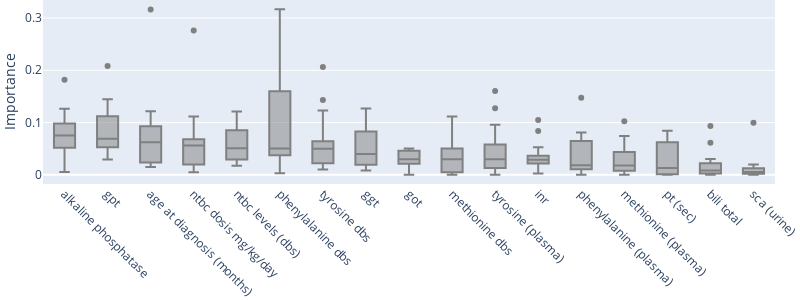

Notebook cell for this chart:
### Code cell
import plotly.express as px
import numpy as np

df_ranks_long = df_ranks_abnormal.T
order = df_ranks_long.rank(axis="columns", ascending=False).median(axis="rows").sort_values().index
#df_ranks_long["auc_score"] = AUCs
df = df_ranks_long
import plotly.graph_objects as go

# Calculate the median of each variable and sort the columns in descending order
median_values = df.median().sort_values(ascending=False)
sorted_columns = median_values.index

# Create a list to store the box traces
box_traces = []

# Iterate over each sorted column
for column in sorted_columns:
    # Create a box trace for each variable
    box_trace = go.Box(
        y=df[column],
        name=column,
        marker_color='gray',  # Set the marker color to gray
        showlegend=False  # Hide the legend
    )
    # Add the box trace to the list
    box_traces.append(box_trace)

# Create the layout
layout = go.Layout(
    yaxis=dict(
        title='Importance'
    ),
    xaxis=dict(
        tickangle=45,  # Rotate the x-axis labels by 45 degrees
    ),
    autosize=False,  # Turn off autosizing
    width=800,  # Set the width of the figure
    height=300,  # Set the height of the figure
    margin=dict(
        l=0,  # Set left margin to 0
        r=0,  # Set right margin to 0
        t=0,  # Set top margin to 0
        b=0  # Set bottom margin to 0
    )
)

# Create the figure
fig = go.Figure(data=box_traces, layout=layout)

# Show the figure
fig.show()

### Figure 1 — Plotly figure (JSON) as saved in the notebook; plotly's stock layout.template omitted (floating-point values rounded to 4 significant figures)
{"data": [{"marker": {"color": "gray"}, "name": "alkaline phosphatase", "showlegend": false, "type": "box", "y": [0.00537, 0.02661, 0.1073, 0.04956, 0.01323, 0.0907, 0.09527, 0.05821, 0.07516, 0.06105, 0.1265, 0.08739, 0.09906, 0.182, 0.06378]}, {"marker": {"color": "gray"}, "name": "gpt", "showlegend": false, "type": "box", "y": [0.06404, 0.1216, 0.06877, 0.1147, 0.04607, 0.1444, 0.2083, 0.07096, 0.02907, 0.05346, 0.06272, 0.1034, 0.0414, 0.0942, 0.0525]}, {"marker": {"color": "gray"}, "name": "age at diagnosis (months)", "showlegend": false, "type": "box", "y": [0.06296, 0.084, 0.06211, 0.06106, 0.01805, 0.1006, 0.02007, 0.06669, 0.0607, 0.09607, 0.01772, 0.01484, 0.3161, 0.03479, 0.1216]}, {"marker": {"color": "gray"}, "name": "ntbc dosis mg/kg/day", "showlegend": false, "type": "box", "y": [0.0147, 0.2762, 0.061, 0.1117, 0.05733, 0.004736, 0.02891, 0.05596, 0.01609, 0.06212, 0.06991, 0.01648, 0.03777, 0.08636, 0.03081]}, {"marker": {"color": "gray"}, "name": "ntbc levels (dbs)", "showlegend": false, "type": "box", "y": [0.05087, 0.09977, 0.07316, 0.01746, 0.1098, 0.08913, 0.02389, 0.1209, 0.02123, 0.03633, 0.06863, 0.02668, 0.04537, 0.03774, 0.06358]}, {"marker": {"color": "gray"}, "name": "phenylalanine dbs", "showlegend": false, "type": "box", "y": [0.00791, 0.1077, 0.2183, 0.003194, 0.3169, 0.05048, 0.04693, 0.03581, 0.06212, 0.04233, 0.1771, 0.08667, 0.01726, 0.04562, 0.2666]}, {"marker": {"color": "gray"}, "name": "tyrosine dbs", "showlegend": false, "type": "box", "y": [0.02322, 0.03103, 0.05479, 0.06436, 0.06338, 0.123, 0.01025, 0.04781, 0.05001, 0.02065, 0.1433, 0.2065, 0.05134, 0.02003, 0.02157]}, {"marker": {"color": "gray"}, "name": "ggt", "showlegend": false, "type": "box", "y": [0.008558, 0.1031, 0.08479, 0.0953, 0.05263, 0.07319, 0.1268, 0.03997, 0.07754, 0.0189, 0.01608, 0.01995, 0.00832, 0.0359, 0.02258]}, {"marker": {"color": "gray"}, "name": "got", "showlegend": false, "type": "box", "y": [0.02349, 0, 0.03888, 0.02974, 0.03098, 0.02742, 0, 0.04878, 0.04821, 0.04863, 0.02085, 0.0501, 0.03729, 0.007935, 0.02119]}, {"marker": {"color": "gray"}, "name": "methionine dbs", "showlegend": false, "type": "box", "y": [0.04055, 0.1113, 0.02922, 0, 0.05265, 0.003529, 0.05283, 0.003277, 0.01102, 0.0297, 0.03743, 0, 0.05386, 0.008697, 0.04355]}, {"marker": {"color": "gray"}, "name": "tyrosine (plasma)", "showlegend": false, "type": "box", "y": [0.03978, 0.001593, 0.1275, 0, 0.06111, 0.09569, 0.01086, 0.02002, 0.02295, 0.02955, 0.04813, 0, 0.1601, 0.0379, 0.02687]}, {"marker": {"color": "gray"}, "name": "inr", "showlegend": false, "type": "box", "y": [0.02415, 0.08397, 0.02969, 0.03303, 0.01242, 0.00226, 0.1047, 0.02157, 0.03741, 0.0293, 0.0526, 0.02222, 0.02867, 0.01455, 0.02672]}, {"marker": {"color": "gray"}, "name": "phenylalanine (plasma)", "showlegend": false, "type": "box", "y": [0.003842, 0.1473, 0.04687, 0.08093, 0.01593, 0, 0.03881, 0.07057, 0.0185, 0.0163, 0.01233, 0.02861, 0.009817, 0.006298, 0.0745]}, {"marker": {"color": "gray"}, "name": "methionine (plasma)", "showlegend": false, "type": "box", "y": [0.005887, 0.04542, 0.007286, 0.1026, 0.01294, 0, 0.01513, 0.02354, 0.03751, 0.018, 0.009442, 0.07432, 0.004541, 0.06443, 0.02122]}, {"marker": {"color": "gray"}, "name": "pt (sec)", "showlegend": false, "type": "box", "y": [0.01207, 0.08419, 0, 0, 0.0789, 0, 0.0471, 0.06711, 0.01424, 0.08305, 0.00373, 0.03227, 0, 0.013, 0.01211]}, {"marker": {"color": "gray"}, "name": "bili total", "showlegend": false, "type": "box", "y": [0.007768, 0.06123, 0, 0.0935, 0.0162, 0.008017, 0.02362, 0.008117, 0.01221, 0.005124, 0, 0.03047, 0, 0.001366, 0.01666]}, {"marker": {"color": "gray"}, "name": "sca (urine)", "showlegend": false, "type": "box", "y": [0.002101, 0.09938, 0, 0.01443, 0.005179, 0, 0.005789, 0.00524, 0.00266, 0.002769, 0.01984, 0.00353, 0.01355, 0.0103, 0.0006656]}], "layout": {"autosize": false, "height": 300, "margin": {"b": 0, "l": 0, "r": 0, "t": 0}, "width": 800, "xaxis": {"tickangle": 45}, "yaxis": {"title": {"text": "Importance"}}}}
